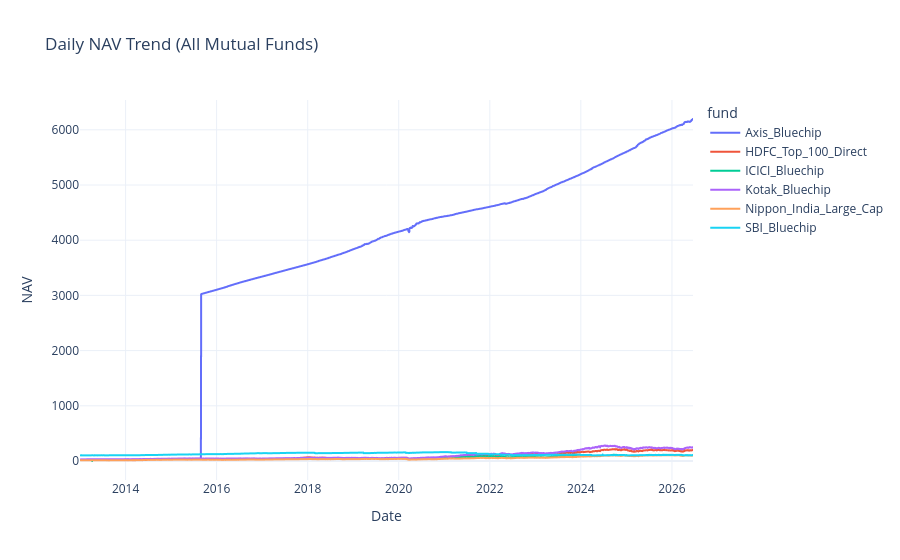

Notebook cell for this chart:
### Code cell
# Remove sample data
plot_df = combined_df[combined_df["fund"] != "sample_nav"]

import plotly.express as px

fig = px.line(
    plot_df,
    x="date",
    y="nav",
    color="fund",
    title="Daily NAV Trend (All Mutual Funds)"
)

fig.update_layout(
    xaxis_title="Date",
    yaxis_title="NAV",
    template="plotly_white"
)

fig.show()

### Figure 1 — Plotly figure (JSON) as saved in the notebook; plotly's stock layout.template omitted (floating-point values rounded to 4 significant figures; data arrays with more than 128 entries replaced by an {"elided": "..."} marker saying what was removed)
{"data": [{"hovertemplate": "fund=Axis_Bluechip<br>date=%{x}<br>nav=%{y}<extra></extra>", "legendgroup": "Axis_Bluechip", "line": {"color": "#636efa", "dash": "solid"}, "marker": {"symbol": "circle"}, "mode": "lines", "name": "Axis_Bluechip", "showlegend": true, "type": "scattergl", "x": {"elided": "3579 str values"}, "xaxis": "x", "y": {"elided": "3579 float values"}, "yaxis": "y"}, {"hovertemplate": "fund=HDFC_Top_100_Direct<br>date=%{x}<br>nav=%{y}<extra></extra>", "legendgroup": "HDFC_Top_100_Direct", "line": {"color": "#EF553B", "dash": "solid"}, "marker": {"symbol": "circle"}, "mode": "lines", "name": "HDFC_Top_100_Direct", "showlegend": true, "type": "scattergl", "x": {"elided": "3105 str values"}, "xaxis": "x", "y": {"elided": "3105 float values"}, "yaxis": "y"}, {"hovertemplate": "fund=ICICI_Bluechip<br>date=%{x}<br>nav=%{y}<extra></extra>", "legendgroup": "ICICI_Bluechip", "line": {"color": "#00cc96", "dash": "solid"}, "marker": {"symbol": "circle"}, "mode": "lines", "name": "ICICI_Bluechip", "showlegend": true, "type": "scattergl", "x": {"elided": "3321 str values"}, "xaxis": "x", "y": {"elided": "3321 float values"}, "yaxis": "y"}, {"hovertemplate": "fund=Kotak_Bluechip<br>date=%{x}<br>nav=%{y}<extra></extra>", "legendgroup": "Kotak_Bluechip", "line": {"color": "#ab63fa", "dash": "solid"}, "marker": {"symbol": "circle"}, "mode": "lines", "name": "Kotak_Bluechip", "showlegend": true, "type": "scattergl", "x": {"elided": "3315 str values"}, "xaxis": "x", "y": {"elided": "3315 float values"}, "yaxis": "y"}, {"hovertemplate": "fund=Nippon_India_Large_Cap<br>date=%{x}<br>nav=%{y}<extra></extra>", "legendgroup": "Nippon_India_Large_Cap", "line": {"color": "#FFA15A", "dash": "solid"}, "marker": {"symbol": "circle"}, "mode": "lines", "name": "Nippon_India_Large_Cap", "showlegend": true, "type": "scattergl", "x": {"elided": "3312 str values"}, "xaxis": "x", "y": {"elided": "3312 float values"}, "yaxis": "y"}, {"hovertemplate": "fund=SBI_Bluechip<br>date=%{x}<br>nav=%{y}<extra></extra>", "legendgroup": "SBI_Bluechip", "line": {"color": "#19d3f3", "dash": "solid"}, "marker": {"symbol": "circle"}, "mode": "lines", "name": "SBI_Bluechip", "showlegend": true, "type": "scattergl", "x": {"elided": "3250 str values"}, "xaxis": "x", "y": {"elided": "3250 float values"}, "yaxis": "y"}], "layout": {"legend": {"title": {"text": "fund"}, "tracegroupgap": 0}, "title": {"text": "Daily NAV Trend (All Mutual Funds)"}, "xaxis": {"anchor": "y", "domain": [0, 1], "title": {"text": "Date"}}, "yaxis": {"anchor": "x", "domain": [0, 1], "title": {"text": "NAV"}}}}
